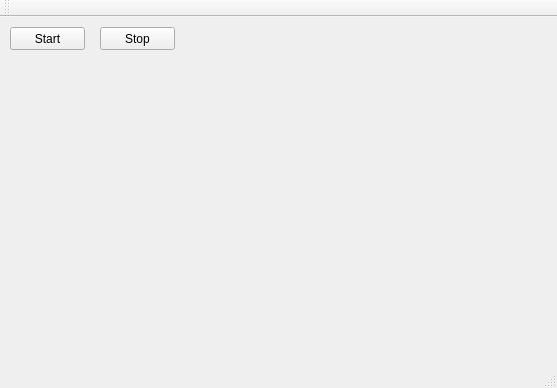
<?xml version="1.0" encoding="UTF-8"?>
<ui version="4.0">
 <class>MainWindow</class>
 <widget class="QMainWindow" name="MainWindow">
  <property name="geometry">
   <rect>
    <x>0</x>
    <y>0</y>
    <width>557</width>
    <height>388</height>
   </rect>
  </property>
  <property name="windowTitle">
   <string>Wheel motor controller test</string>
  </property>
  <widget class="QWidget" name="centralWidget">
   <widget class="QPushButton" name="cmdStart">
    <property name="geometry">
     <rect>
      <x>10</x>
      <y>10</y>
      <width>75</width>
      <height>23</height>
     </rect>
    </property>
    <property name="text">
     <string>Start</string>
    </property>
   </widget>
   <widget class="QPushButton" name="cmdStop">
    <property name="geometry">
     <rect>
      <x>100</x>
      <y>10</y>
      <width>75</width>
      <height>23</height>
     </rect>
    </property>
    <property name="text">
     <string>Stop</string>
    </property>
   </widget>
  </widget>
  <widget class="QMenuBar" name="menuBar">
   <property name="geometry">
    <rect>
     <x>0</x>
     <y>0</y>
     <width>557</width>
     <height>21</height>
    </rect>
   </property>
  </widget>
  <widget class="QToolBar" name="mainToolBar">
   <attribute name="toolBarArea">
    <enum>TopToolBarArea</enum>
   </attribute>
   <attribute name="toolBarBreak">
    <bool>false</bool>
   </attribute>
  </widget>
  <widget class="QStatusBar" name="statusBar"/>
 </widget>
 <layoutdefault spacing="6" margin="11"/>
 <resources/>
 <connections/>
</ui>
